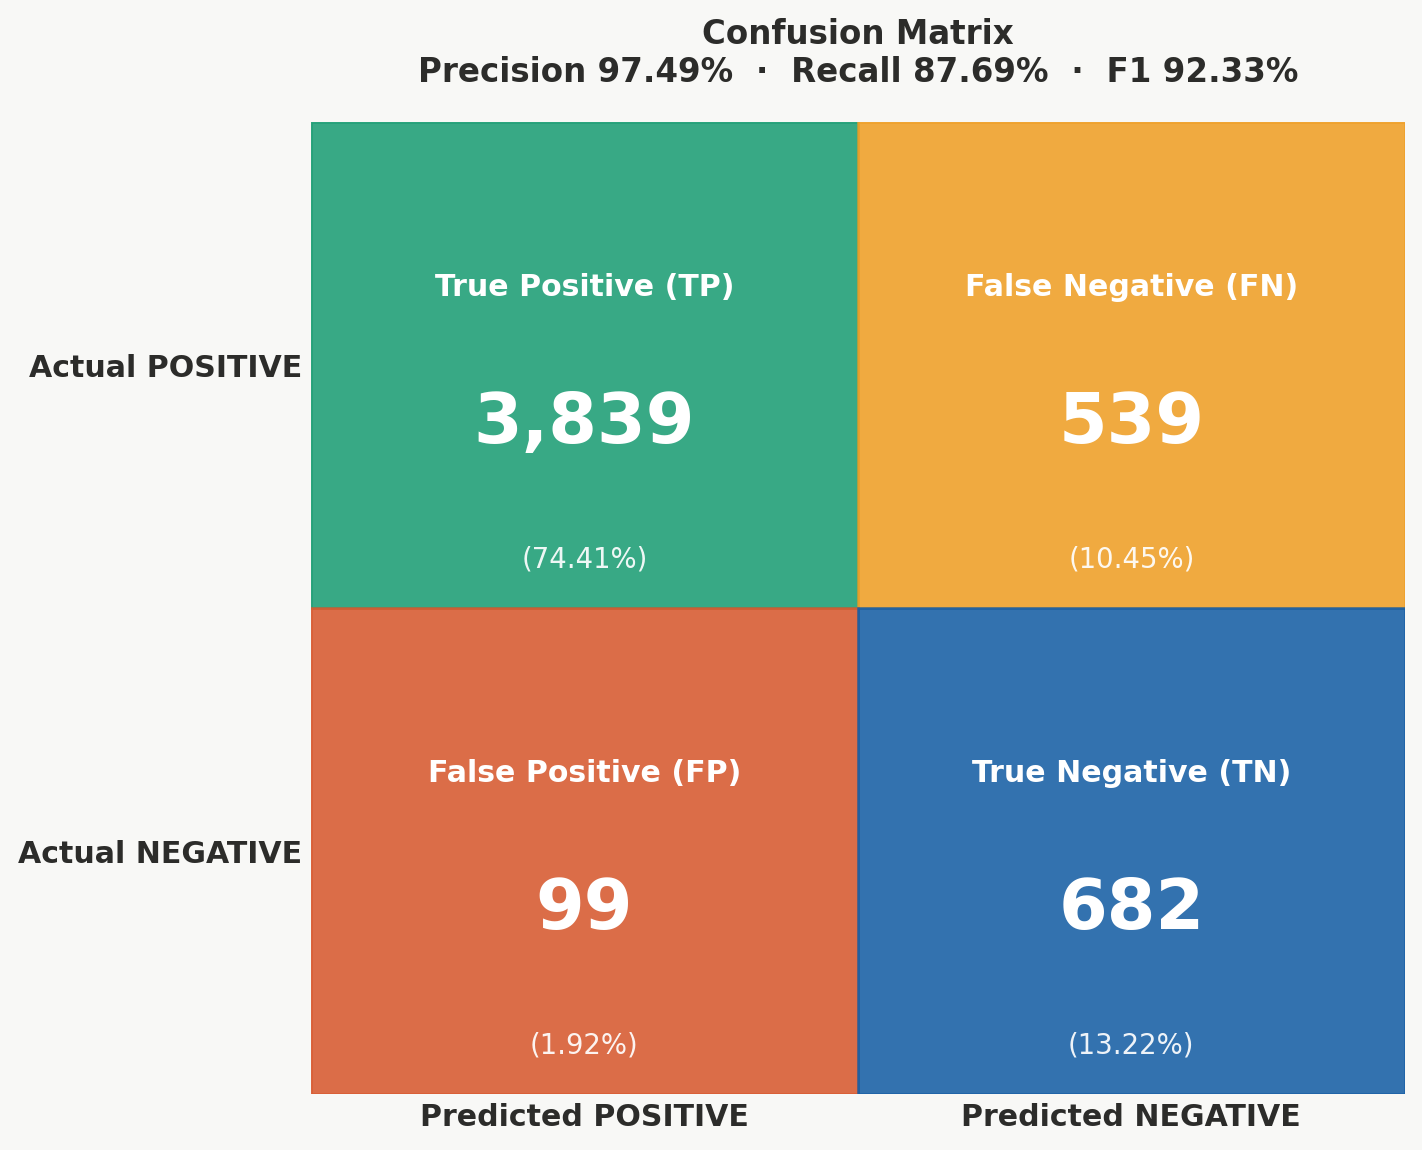

This chart was generated by the following Python code:
"""
Graph 2 — Confusion Matrix
File: graph2_confusion_matrix.py
Run:  python graph2_confusion_matrix.py
"""
import matplotlib; matplotlib.use('Agg')
import matplotlib.pyplot as plt
import numpy as np

# Derived exactly from Precision=97.49%, Recall=87.69%, Total=5159
TP=3839; FP=99; FN=539; TN=682
matrix = np.array([[TP, FN], [FP, TN]])
labels = [['True Positive (TP)', 'False Negative (FN)'],
          ['False Positive (FP)','True Negative (TN)']]
clrs   = [['#1D9E75','#EF9F27'],['#D85A30','#185FA5']]
total  = 5159

fig, ax = plt.subplots(figsize=(8, 6.5))
fig.patch.set_facecolor('#F8F8F6')
ax.set_facecolor('#F8F8F6')

for i in range(2):
    for j in range(2):
        ax.add_patch(plt.Rectangle((j,1-i),1,1,color=clrs[i][j],alpha=0.88,zorder=2))
        ax.text(j+0.5,1.5-i+0.16,labels[i][j],
                ha='center',va='center',fontsize=12,color='white',fontweight='bold',zorder=3)
        ax.text(j+0.5,1.5-i-0.12,f'{matrix[i,j]:,}',
                ha='center',va='center',fontsize=28,color='white',fontweight='bold',zorder=3)
        ax.text(j+0.5,1.5-i-0.40,f'({matrix[i,j]/total*100:.2f}%)',
                ha='center',va='center',fontsize=11,color='white',alpha=0.92,zorder=3)

ax.set_xlim(0,2); ax.set_ylim(0,2)
ax.set_xticks([0.5,1.5])
ax.set_xticklabels(['Predicted POSITIVE','Predicted NEGATIVE'],
                   fontsize=12,color='#2C2C2A',fontweight='bold')
ax.set_yticks([0.5,1.5])
ax.set_yticklabels(['Actual NEGATIVE','Actual POSITIVE'],
                   fontsize=12,color='#2C2C2A',fontweight='bold')
ax.tick_params(length=0)
ax.spines[['top','right','left','bottom']].set_visible(False)
ax.set_title('Confusion Matrix\nPrecision 97.49%  ·  Recall 87.69%  ·  F1 92.33%',
             fontsize=13,fontweight='bold',color='#2C2C2A',pad=16)
plt.tight_layout()
plt.savefig('graph2_confusion_matrix.png',
            dpi=180,bbox_inches='tight',facecolor='#F8F8F6')
print("Saved graph2")
